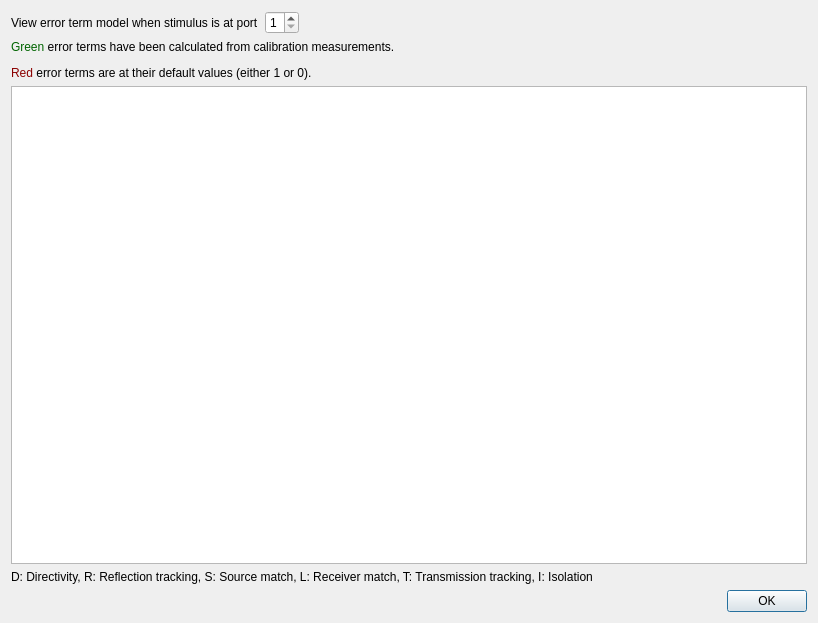
<?xml version="1.0" encoding="UTF-8"?>
<ui version="4.0">
 <class>CalibrationViewDialog</class>
 <widget class="QDialog" name="CalibrationViewDialog">
  <property name="geometry">
   <rect>
    <x>0</x>
    <y>0</y>
    <width>818</width>
    <height>623</height>
   </rect>
  </property>
  <property name="windowTitle">
   <string>Calibration Error Term Model</string>
  </property>
  <layout class="QVBoxLayout" name="verticalLayout">
   <item>
    <layout class="QHBoxLayout" name="horizontalLayout">
     <item>
      <widget class="QLabel" name="label">
       <property name="text">
        <string>View error term model when stimulus is at port</string>
       </property>
      </widget>
     </item>
     <item>
      <widget class="QSpinBox" name="port">
       <property name="minimum">
        <number>1</number>
       </property>
       <property name="maximum">
        <number>8</number>
       </property>
      </widget>
     </item>
     <item>
      <spacer name="horizontalSpacer">
       <property name="orientation">
        <enum>Qt::Orientation::Horizontal</enum>
       </property>
       <property name="sizeHint" stdset="0">
        <size>
         <width>40</width>
         <height>20</height>
        </size>
       </property>
      </spacer>
     </item>
    </layout>
   </item>
   <item>
    <widget class="QLabel" name="label_2">
     <property name="text">
      <string>&lt;html&gt;&lt;head/&gt;&lt;body&gt;&lt;p&gt;&lt;span style='color: darkgreen;'&gt;Green&lt;/span&gt; error terms have been calculated from calibration measurements.&lt;/p&gt;&lt;p&gt;&lt;span style='color: darkred;'&gt;Red&lt;/span&gt; error terms are at their default values (either 1 or 0).&lt;/p&gt;&lt;/body&gt;&lt;/html&gt;</string>
     </property>
    </widget>
   </item>
   <item>
    <widget class="QGraphicsView" name="view">
     <property name="dragMode">
      <enum>QGraphicsView::DragMode::ScrollHandDrag</enum>
     </property>
    </widget>
   </item>
   <item>
    <widget class="QLabel" name="label_3">
     <property name="text">
      <string>&lt;html&gt;&lt;head/&gt;&lt;body&gt;&lt;p&gt;D: Directivity, R: Reflection tracking, S: Source match, L: Receiver match, T: Transmission tracking, I: Isolation&lt;/p&gt;&lt;/body&gt;&lt;/html&gt;</string>
     </property>
     <property name="wordWrap">
      <bool>true</bool>
     </property>
    </widget>
   </item>
   <item>
    <widget class="QDialogButtonBox" name="buttonBox">
     <property name="standardButtons">
      <set>QDialogButtonBox::StandardButton::Ok</set>
     </property>
    </widget>
   </item>
  </layout>
 </widget>
 <resources/>
 <connections>
  <connection>
   <sender>buttonBox</sender>
   <signal>accepted()</signal>
   <receiver>CalibrationViewDialog</receiver>
   <slot>accept()</slot>
   <hints>
    <hint type="sourcelabel">
     <x>374</x>
     <y>509</y>
    </hint>
    <hint type="destinationlabel">
     <x>374</x>
     <y>265</y>
    </hint>
   </hints>
  </connection>
 </connections>
</ui>
